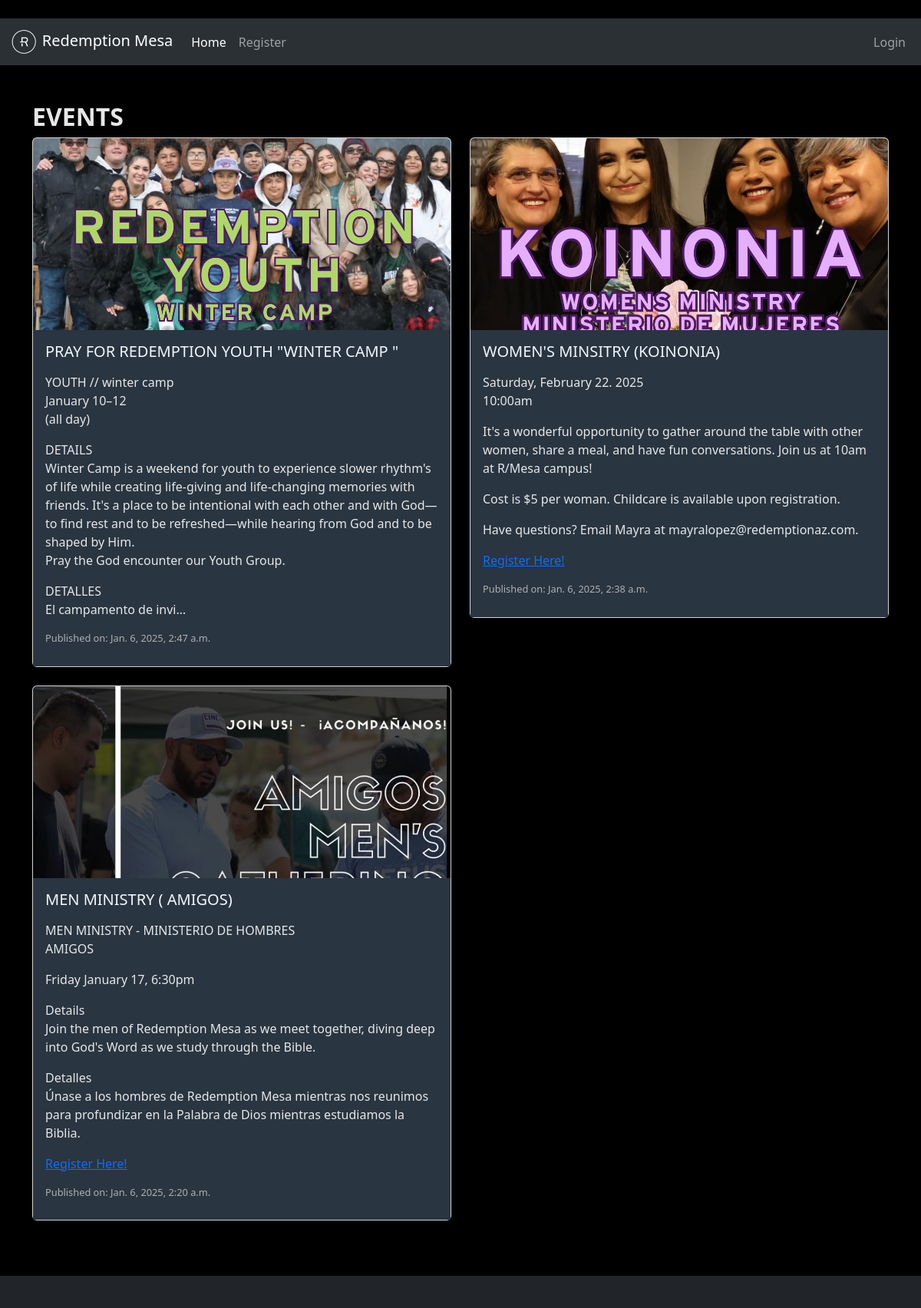
Screenshot of /events/ with the database file from the repository.
### home/models.py (models this page shows, shortened)
class Event(models.Model):
    title = models.CharField(max_length=200)
    description = models.TextField()
    image = models.ImageField(upload_to='static/images/events/', blank=True, null=True)  # Optional image field
    pushpay_link = models.URLField(max_length=500, blank=True, null=True)  # New optional hyperlink field
    created_by = models.ForeignKey(User, on_delete=models.CASCADE)
    created_at = models.DateTimeField(auto_now_add=True)

### home/views.py (the view)
# urls.py: path('events/', views.events_list, name='events'),
def events_list(request):
    events = Event.objects.all().order_by('-created_at')  # Query all events
    is_staff = request.user.is_authenticated and (request.user.is_staff or request.user.groups.filter(name='Staff').exists())
    return render(request, 'home/events.html', {'events': events, 'is_staff': is_staff})

### home/templates/home/events.html (shortened to what this page needs)
<!DOCTYPE html>
<html lang="en">
<head>
    <link rel="stylesheet" href="static/style.css">
</head>
<body>
    {% extends "base.html" %}
    {% block content %}
    <div class="container mt-5">
        <h2>Events</h2>
        <div class="row">
            {% for event in events %}
            <div class="col-md-6 mb-4">
                <div class="card">
                    {% if event.image %}
                    <img src="{{ event.image.url }}" class="card-img-top" style="height: 250px; object-fit: cover;">
                    {% endif %}
                    <div class="card-body">
                        <h5 class="card-title">{{ event.title }}</h5>
                        <p class="card-text">{{ event.description|linebreaks|truncatechars:450 }}</p>
                        {% if event.pushpay_link %}
                        <p><a href="{{ event.pushpay_link }}" target="_self">Register Here!</a></p>
                        {% endif %}
                        <p class="small-text">Published on: {{ event.created_at }}</p>
                    </div>
                </div>
            </div>
            {% endfor %}
        </div>
    </div>
    {% endblock %}

### home/static/style.css (style rules this page uses)
body { background-color: #000000 !important; background-size: cover; margin: 0; padding-top: 0%; }
h2 { color: #e7e7e7; text-transform: uppercase; text-align: left; font-weight: bolder; vertical-align: middle; margin-top: 1vh; }
h3, h4, p { color: #e7e7e7; }
.card-body { background-color: #293541; color: #e7e7e7; padding-bottom: 10px; }
.small-text { font-size: 0.8em; color: rgb(176, 176, 176); }
.card-title { color:aliceblue; }

### rows the page displays
Event: image (picture), title "PRAY FOR REDEMPTION YOUTH \"WINTER CAMP \"", description "YOUTH // winter camp January 10–12 (all day) DETAILS Winter Camp is a weekend for youth to experience slower rhythm's of life while creating life-giving and life-changing memories with friends. It's a place to be intentional with each other and with God—to find rest and to be refreshed—while hearing from God and to be shaped by Him. Pray the God encounter our Youth Group. DETALLES El campamento de invi…", created_at "Jan. 6, 2025, 2:47 a.m."
Event: image (picture), title "WOMEN'S MINSITRY (KOINONIA)", description "Saturday, February 22. 2025 10:00am It's a wonderful opportunity to gather around the table with other women, share a meal, and have fun conversations. Join us at 10am at R/Mesa campus! Cost is $5 per woman. Childcare is available upon registration. Have questions? Email Mayra at mayralopez@redemptionaz.com.", created_at "Jan. 6, 2025, 2:38 a.m."
Event: image (picture), title "MEN MINISTRY ( AMIGOS)", description "MEN MINISTRY - MINISTERIO DE HOMBRES AMIGOS Friday January 17, 6:30pm Details Join the men of Redemption Mesa as we meet together, diving deep into God's Word as we study through the Bible. Detalles Únase a los hombres de Redemption Mesa mientras nos reunimos para profundizar en la Palabra de Dios mientras estudiamos la Biblia.", created_at "Jan. 6, 2025, 2:20 a.m."
